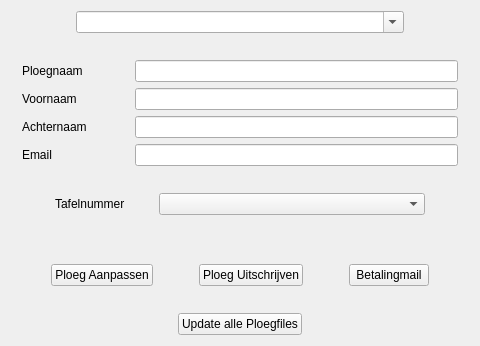
     <widget class="QWidget" name="ploeg">
      <attribute name="title">
       <string>Ploeginformatie</string>
      </attribute>
      <layout class="QGridLayout" name="gridLayout_3">
       <item row="0" column="0">
        <layout class="QVBoxLayout" name="verticalLayout" stretch="2,1,10,1,2,2,2,1,2">
         <item>
          <layout class="QHBoxLayout" name="horizontalLayout_4" stretch="2,10,2">
           <item>
            <spacer name="horizontalSpacer">
             <property name="orientation">
              <enum>Qt::Horizontal</enum>
             </property>
             <property name="sizeHint" stdset="0">
              <size>
               <width>40</width>
               <height>20</height>
              </size>
             </property>
            </spacer>
           </item>
           <item>
            <widget class="QComboBox" name="origineelPBox">
             <property name="editable">
              <bool>true</bool>
             </property>
            </widget>
           </item>
           <item>
            <spacer name="horizontalSpacer_2">
             <property name="orientation">
              <enum>Qt::Horizontal</enum>
             </property>
             <property name="sizeHint" stdset="0">
              <size>
               <width>40</width>
               <height>20</height>
              </size>
             </property>
            </spacer>
           </item>
          </layout>
         </item>
         <item>
          <spacer name="verticalSpacer">
           <property name="orientation">
            <enum>Qt::Vertical</enum>
           </property>
           <property name="sizeHint" stdset="0">
            <size>
             <width>17</width>
             <height>13</height>
            </size>
           </property>
          </spacer>
         </item>
         <item>
          <layout class="QGridLayout" name="gridLayout" rowstretch="1,1,1,1" columnstretch="1,10,30,1">
           <item row="0" column="1">
            <widget class="QLabel" name="label_5">
             <property name="text">
              <string>Ploegnaam</string>
             </property>
            </widget>
           </item>
           <item row="0" column="2">
            <widget class="QLineEdit" name="PloegnaamTxt"/>
           </item>
           <item row="0" column="3">
            <spacer name="horizontalSpacer_14">
             <property name="orientation">
              <enum>Qt::Horizontal</enum>
             </property>
             <property name="sizeHint" stdset="0">
              <size>
               <width>13</width>
               <height>22</height>
              </size>
             </property>
            </spacer>
           </item>
           <item row="1" column="2">
            <widget class="QLineEdit" name="VoornaamTxt"/>
           </item>
           <item row="2" column="1">
            <widget class="QLabel" name="label">
             <property name="text">
              <string>Achternaam</string>
             </property>
            </widget>
           </item>
           <item row="0" column="0">
            <spacer name="horizontalSpacer_13">
             <property name="orientation">
              <enum>Qt::Horizontal</enum>
             </property>
             <property name="sizeHint" stdset="0">
              <size>
               <width>13</width>
               <height>22</height>
              </size>
             </property>
            </spacer>
           </item>
           <item row="3" column="1">
            <widget class="QLabel" name="label_8">
             <property name="text">
              <string>Email</string>
             </property>
            </widget>
           </item>
           <item row="1" column="1">
            <widget class="QLabel" name="label_6">
             <property name="text">
              <string>Voornaam</string>
             </property>
            </widget>
           </item>
           <item row="2" column="2">
            <widget class="QLineEdit" name="AchternaamTxt"/>
           </item>
           <item row="3" column="2">
            <widget class="QLineEdit" name="EmailTxt"/>
           </item>
          </layout>
         </item>
         <item>
          <spacer name="verticalSpacer_2">
           <property name="orientation">
            <enum>Qt::Vertical</enum>
           </property>
           <property name="sizeHint" stdset="0">
            <size>
             <width>20</width>
             <height>40</height>
            </size>
           </property>
          </spacer>
         </item>
         <item>
          <layout class="QHBoxLayout" name="horizontalLayout_2" stretch="5,10,1,30,5">
           <item>
            <spacer name="horizontalSpacer_6">
             <property name="orientation">
              <enum>Qt::Horizontal</enum>
             </property>
             <property name="sizeHint" stdset="0">
              <size>
               <width>40</width>
               <height>20</height>
              </size>
             </property>
            </spacer>
           </item>
           <item>
            <widget class="QLabel" name="label_9">
             <property name="text">
              <string>Tafelnummer</string>
             </property>
            </widget>
           </item>
           <item>
            <spacer name="horizontalSpacer_7">
             <property name="orientation">
              <enum>Qt::Horizontal</enum>
             </property>
             <property name="sizeHint" stdset="0">
              <size>
               <width>40</width>
               <height>20</height>
              </size>
             </property>
            </spacer>
           </item>
           <item>
            <widget class="QComboBox" name="tafelnummerBox"/>
           </item>
           <item>
            <spacer name="horizontalSpacer_8">
             <property name="orientation">
              <enum>Qt::Horizontal</enum>
             </property>
             <property name="sizeHint" stdset="0">
              <size>
               <width>40</width>
               <height>20</height>
              </size>
             </property>
            </spacer>
           </item>
          </layout>
         </item>
         <item>
          <spacer name="verticalSpacer_3">
           <property name="orientation">
            <enum>Qt::Vertical</enum>
           </property>
           <property name="sizeHint" stdset="0">
            <size>
             <width>20</width>
             <height>40</height>
            </size>
           </property>
          </spacer>
         </item>
         <item>
          <layout class="QHBoxLayout" name="horizontalLayout" stretch="1,2,1,2,1,2,1">
           <item>
            <spacer name="horizontalSpacer_4">
             <property name="orientation">
              <enum>Qt::Horizontal</enum>
             </property>
             <property name="sizeHint" stdset="0">
              <size>
               <width>40</width>
               <height>20</height>
              </size>
             </property>
            </spacer>
           </item>
           <item>
            <widget class="QPushButton" name="PAanpassenBtn">
             <property name="text">
              <string>Ploeg Aanpassen</string>
             </property>
            </widget>
           </item>
           <item>
            <spacer name="horizontalSpacer_3">
             <property name="orientation">
              <enum>Qt::Horizontal</enum>
             </property>
             <property name="sizeHint" stdset="0">
              <size>
               <width>40</width>
               <height>20</height>
              </size>
             </property>
            </spacer>
           </item>
           <item>
            <widget class="QPushButton" name="UitschrijvenBtn">
             <property name="text">
              <string>Ploeg Uitschrijven</string>
             </property>
            </widget>
           </item>
           <item>
            <spacer name="horizontalSpacer_48">
             <property name="orientation">
              <enum>Qt::Horizontal</enum>
             </property>
             <property name="sizeHint" stdset="0">
              <size>
               <width>40</width>
               <height>20</height>
              </size>
             </property>
            </spacer>
           </item>
           <item>
            <widget class="QPushButton" name="betalingMailBtn">
             <property name="text">
              <string>Betalingmail</string>
             </property>
            </widget>
           </item>
           <item>
            <spacer name="horizontalSpacer_5">
             <property name="orientation">
              <enum>Qt::Horizontal</enum>
             </property>
             <property name="sizeHint" stdset="0">
              <size>
               <width>40</width>
               <height>20</height>
              </size>
             </property>
            </spacer>
           </item>
          </layout>
         </item>
         <item>
          <spacer name="verticalSpacer_4">
           <property name="orientation">
            <enum>Qt::Vertical</enum>
           </property>
           <property name="sizeHint" stdset="0">
            <size>
             <width>20</width>
             <height>13</height>
            </size>
           </property>
          </spacer>
         </item>
         <item>
          <layout class="QHBoxLayout" name="horizontalLayout_3">
           <item>
            <spacer name="horizontalSpacer_9">
             <property name="orientation">
              <enum>Qt::Horizontal</enum>
             </property>
             <property name="sizeHint" stdset="0">
              <size>
               <width>40</width>
               <height>20</height>
              </size>
             </property>
            </spacer>
           </item>
           <item>
            <widget class="QPushButton" name="updatenPBtn">
             <property name="text">
              <string>Update alle Ploegfiles</string>
             </property>
            </widget>
           </item>
           <item>
            <spacer name="horizontalSpacer_10">
             <property name="orientation">
              <enum>Qt::Horizontal</enum>
             </property>
             <property name="sizeHint" stdset="0">
              <size>
               <width>40</width>
               <height>20</height>
              </size>
             </property>
            </spacer>
           </item>
          </layout>
         </item>
        </layout>
       </item>
      </layout>
     </widget>
